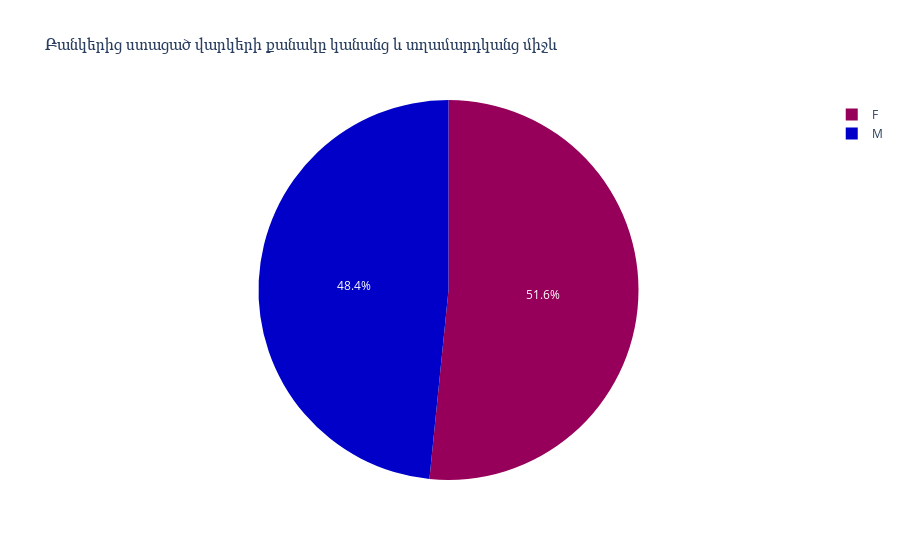

Notebook code for this chart:
### Markdown cell above
### 4. Բանկերից ստացած վարկերի քանակը կանանց և տղամարդկանց միջև

### Code cell
bank_loans = df.groupby('SEX')['banks_rcvloans'].mean().sort_values(ascending=False)
bank_loans_df = pd.DataFrame(list(bank_loans.items()), columns=['SEX', 'banks_rcvloans'])

fig = px.pie(bank_loans_df, values='banks_rcvloans', names='SEX',color_discrete_sequence=px.colors.sequential.Rainbow, title='Բանկերից ստացած վարկերի քանակը կանանց և տղամարդկանց միջև')
fig.show()

### Figure 1 — Plotly figure (JSON) as saved in the notebook; plotly's stock layout.template omitted (floating-point values rounded to 4 significant figures)
{"data": [{"domain": {"x": [0, 1], "y": [0, 1]}, "hovertemplate": "SEX=%{label}<br>banks_rcvloans=%{value}<extra></extra>", "labels": ["F", "M"], "legendgroup": "", "name": "", "showlegend": true, "type": "pie", "values": [8.489, 7.962]}], "layout": {"legend": {"tracegroupgap": 0}, "piecolorway": ["rgb(150,0,90)", "rgb(0,0,200)", "rgb(0,25,255)", "rgb(0,152,255)", "rgb(44,255,150)", "rgb(151,255,0)", "rgb(255,234,0)", "rgb(255,111,0)", "rgb(255,0,0)"], "title": {"text": "Բանկերից ստացած վարկերի քանակը կանանց և տղամարդկանց միջև"}}}
